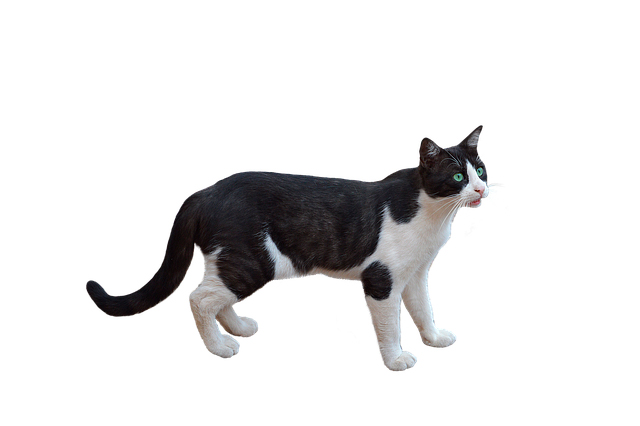
#> input picture imagenes/a jpeg/gato2.jpg, 640 x 426 px, found by its file name
$ jupyter execute --allow-errors bordes_objetos.ipynb
#> lines starting #> are read from the running program, lines starting #| are printed output that depends on the picture; after the words box and inside, x2 and y2 are one past the last pixel; in counts of white or black regions, pixels touching at a corner belong together
REGIONES CONECTIVIDAD Y FRONTERAS

[cell 1]
import cv2
import numpy as np
import matplotlib.pyplot as plt

imagen=cv2.imread(r"D:\Franz Caballero\Procesamiento de imagenes\Actividades\Ejercicios python\imagenes\a jpeg\gato2.jpg")
#> imagen is the input picture: shape (426, 640, 3); mean B, G, R 228.9, 228.6, 229.1
img_gray=cv2.cvtColor(imagen,cv2.COLOR_BGR2GRAY)
img_blur=cv2.GaussianBlur(img_gray,(7,7),0)
_,binarizada=cv2.threshold(img_blur,0,255,cv2.THRESH_BINARY_INV+cv2.THRESH_OTSU)
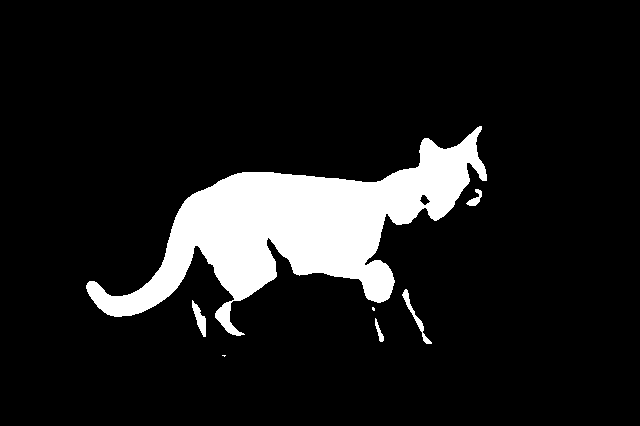
#> binarizada: shape (426, 640); 10.9% white; 7 white regions (2 under 20 px)
#regiones
cant,region=cv2.connectedComponents(binarizada)
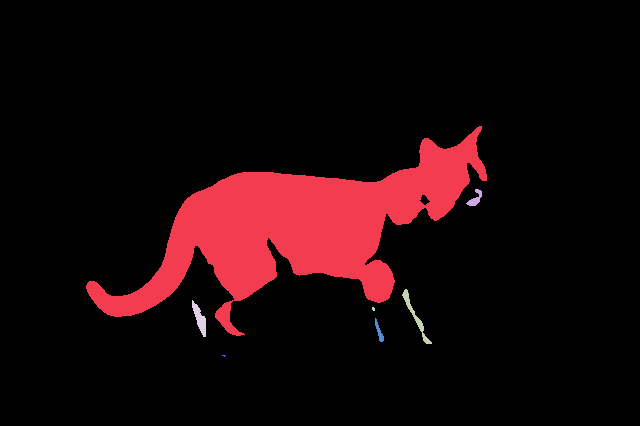
#> region: shape (426, 640) int32; 8 distinct labels, from 0 to 7; one colour per label, 0 black
#> cant = 8
colores = np.random.randint(0, 255, size=(cant, 3), dtype=np.uint8)
#> colores = [[172, 10, 127], [140, 47, 170], [196, 151, 117], [166, 22, 183], [192, 204, 33], [216, 67, 179], [78, 154, 251], [82, 162, 219]]

colores[0]=[0,0,0]
color_region=colores[region]
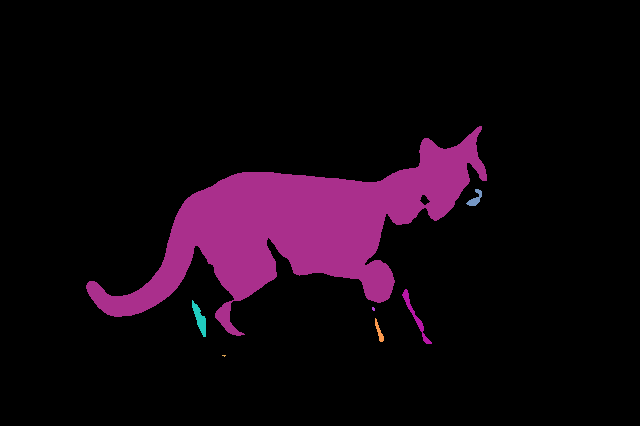
#> color_region: shape (426, 640, 3); mean of channels 0, 1, 2 15.3, 5.3, 18.4; drawn as B, G, R
#fronteras
contorno,_=cv2.findContours(binarizada,cv2.RETR_EXTERNAL,cv2.CHAIN_APPROX_SIMPLE)
#> contorno = 7 contours, 2 with area under 20; largest, box (x1, y1, x2, y2) and area: (86, 126, 487, 336) 28298, (402, 289, 432, 344) 201, (192, 300, 206, 337) 198, (466, 189, 482, 206) 95, (375, 318, 384, 342) 61
lineas=cv2.drawContours(np.zeros_like(img_gray),contorno,-1,255,2)
#> lineas: shape (426, 640); 2.2% white; 7 white regions (1 under 20 px), largest, box (x1, y1, x2, y2) and area: (85, 125, 488, 337) 4922, (401, 288, 433, 345) 415, (191, 299, 207, 338) 266, (465, 188, 483, 207) 177, (374, 317, 385, 343) 152, (371, 306, 376, 312) 26
plt.figure(figsize=(15, 5))

plt.subplot(1, 3, 1)
plt.title("Imagen Original")
plt.imshow(cv2.cvtColor(imagen, cv2.COLOR_BGR2RGB))
plt.axis("off")

plt.subplot(1, 3, 2)
plt.title("Regiones")
plt.imshow(color_region)
plt.axis("off")

plt.subplot(1, 3, 3)
plt.title("Fronteras")
plt.imshow(lineas, cmap='gray')
plt.axis("off")

plt.tight_layout()
plt.show()
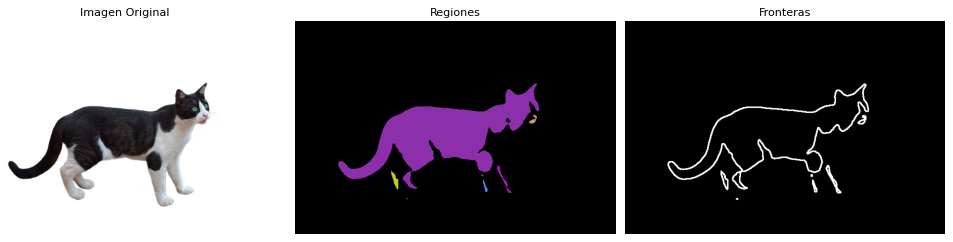
#> figure drawn by matplotlib, 3 panels

Distancias

[cell 2]
import cv2
import numpy as np
import matplotlib.pyplot as plt

imagen = np.zeros((300, 300), dtype=np.uint8)
imagen[50:150, 50:100] = 1
imagen[150:200, 50:150] = 1

def distancia(img_binarizada):
    invertir = 1 - img_binarizada

    # Euclidiana
    dist_eucli = cv2.distanceTransform(img_binarizada, cv2.DIST_L2, 5)
    # Cityblock (L1)
    dist_city = cv2.distanceTransform(img_binarizada, cv2.DIST_L1, 3)
    # Chessboard (L∞)
    dist_ches = cv2.distanceTransform(img_binarizada, cv2.DIST_C, 3)

    return dist_eucli, dist_city, dist_ches
def normalizar(dist):
    return cv2.normalize(dist, None, 0, 255, cv2.NORM_MINMAX).astype(np.uint8)
eucli, city, ches = distancia(imagen)
norm_enclu = normalizar(eucli)
norm_city = normalizar(city)
norm_ches = normalizar(ches)
plt.figure(figsize=(18, 5))
plt.subplot(1, 5, 1)
plt.title("Imagen Binaria (L)")
plt.imshow(imagen, cmap='gray')
plt.axis("off")
plt.subplot(1, 5, 2)
plt.title("Distancia Euclidiana")
plt.imshow(norm_enclu, cmap='jet')
plt.axis("off")
plt.subplot(1, 5, 3)
plt.title("Distancia Cityblock (L1)")
plt.imshow(norm_city, cmap='jet')
plt.axis("off")
plt.subplot(1, 5, 4)
plt.title("Distancia Chessboard (L∞)")
plt.imshow(norm_ches, cmap='jet')
plt.axis("off")

# Mostrar todo junto
plt.tight_layout()
plt.show()
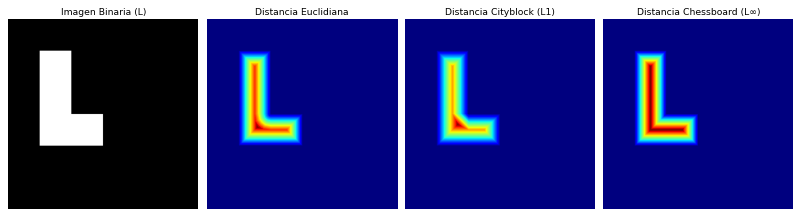
#> figure drawn by matplotlib, 4 panels

Contadores

[cell 3]
import cv2
import numpy as np
import matplotlib.pyplot as plt
from skimage import measure

def contar(image):
    gray=cv2.cvtColor(image,cv2.COLOR_BGR2GRAY)
    _, binary = cv2.threshold(gray, 0, 255, cv2.THRESH_BINARY + cv2.THRESH_OTSU)
#> binary: shape (426, 640); 89.1% white; 63 black regions (55 under 20 px), largest, box (x1, y1, x2, y2) and area: (86, 125, 487, 337) 28578, (401, 287, 446, 347) 348, (190, 299, 208, 340) 285
    etiquetar = measure.label(binary, connectivity=2)
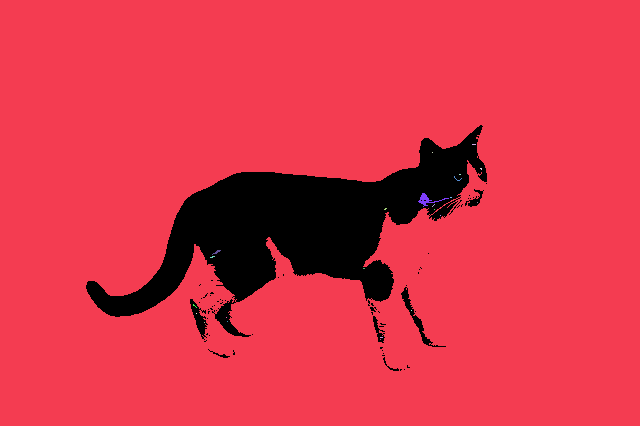
#> etiquetar: shape (426, 640) int64; 25 distinct labels, from 0 to 24; one colour per label, 0 black
    num = np.max(etiquetar)
#> num = 24
    return num

imagen=cv2.imread(r"D:\Franz Caballero\Procesamiento de imagenes\Actividades\Ejercicios python\imagenes\a jpeg\gato2.jpg")
contarr=contar(imagen)
#> contarr = 24
plt.imshow(cv2.cvtColor(imagen,cv2.COLOR_BGR2RGB))
plt.title(f"cantidad de objetos:{contarr}")
plt.show()

Tarea mostrar la region y bordes de los conteos

[cell 4]
import cv2
import numpy as np
import matplotlib.pyplot as plt
from skimage import measure, color

def mostrar_regiones_y_contar_objetos(imagen):
    img_gray = cv2.cvtColor(imagen, cv2.COLOR_BGR2GRAY)
    img_blur = cv2.GaussianBlur(img_gray, (7, 7), 0)
    _, binarizada = cv2.threshold(img_blur, 0, 255, cv2.THRESH_BINARY_INV + cv2.THRESH_OTSU)

    etiquetas = measure.label(binarizada, connectivity=2)
    cantidad_objetos = np.max(etiquetas)
    imagen_coloreada = color.label2rgb(etiquetas, bg_label=0, bg_color=(0, 0, 0), kind='overlay')
    contornos, _ = cv2.findContours(binarizada, cv2.RETR_EXTERNAL, cv2.CHAIN_APPROX_SIMPLE)
    imagen_con_contornos = imagen.copy()
    cv2.drawContours(imagen_con_contornos, contornos, -1, (0, 255, 0), 2)

    plt.figure(figsize=(15, 5))

    plt.subplot(1, 3, 1)
    plt.title("Imagen Original con Contornos")
    plt.imshow(cv2.cvtColor(imagen_con_contornos, cv2.COLOR_BGR2RGB))
    plt.axis("off")

    plt.subplot(1, 3, 2)
    plt.title("Regiones en Color")
    plt.imshow(imagen_coloreada)
    plt.axis("off")

    plt.subplot(1, 3, 3)
    plt.title("Binarizada")
    plt.imshow(binarizada, cmap='gray')
    plt.axis("off")

    plt.suptitle(f"Cantidad de objetos detectados: {cantidad_objetos}", fontsize=16)
    plt.tight_layout()
    plt.show()

    return cantidad_objetos


imagen = cv2.imread(r"D:\Franz Caballero\Procesamiento de imagenes\Actividades\Ejercicios python\imagenes\original\objetos.jpg")
#> (the rest of this cell did not finish here and is left out)

etiquetado normal

[cell 5]
import cv2
import numpy as np
import matplotlib.pyplot as plt
from skimage import measure
def etiquetar(img):
    #tiene que estar umbralizado
    _,imgU=cv2.threshold(img,128,255,cv2.THRESH_BINARY)
    #encontrar los contornos
    contorno,_=cv2.findContours(imgU,cv2.RETR_EXTERNAL,cv2.CHAIN_APPROX_SIMPLE)

    img_etiq=np.zeros_like(img,dtype=np.uint8)
    for i ,contornos in enumerate(contorno):
        cv2.drawContours(img_etiq,[contornos],-1,(i+1),-1)
    return img_etiq
imagen = cv2.imread(r"D:\Franz Caballero\Procesamiento de imagenes\Actividades\Ejercicios python\imagenes\original\objetos.jpg",0)

img_etiquetada = etiquetar(imagen)
#> img_etiquetada = 0

plt.figure(figsize=(10, 5))

plt.subplot(2, 4, 1)
plt.title("Original")
#> (the rest of this cell did not finish here and is left out)

etiquetado con measure

[cell 6]
import cv2
import numpy as np
import matplotlib.pyplot as plt
from skimage import measure
img_gray=cv2.imread(r"D:\Franz Caballero\Procesamiento de imagenes\Actividades\Ejercicios python\imagenes\original\frutas.jpg",0)
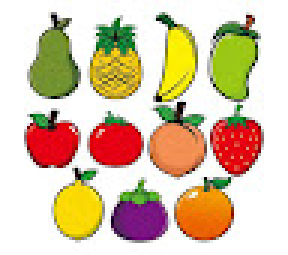
#> input picture imagenes/original/frutas.jpg, 96 x 85 px, found by its file name (shown 3 times larger)
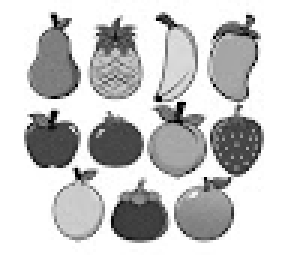
#> img_gray: shape (85, 96) (shown 3 times larger); min 0, max 255, mean 199.3
_,imgbin=cv2.threshold(img_gray,128,255,cv2.THRESH_BINARY)
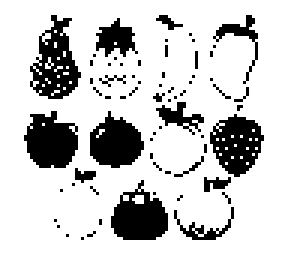
#> imgbin: shape (85, 96) (shown 3 times larger); 79.1% white; 67 black regions (56 under 20 px), largest, box (x1, y1, x2, y2) and area: (10, 5, 27, 33) 251, (8, 37, 26, 56) 248, (37, 60, 56, 80) 241
img_etiq=measure.label(imgbin,connectivity=1)
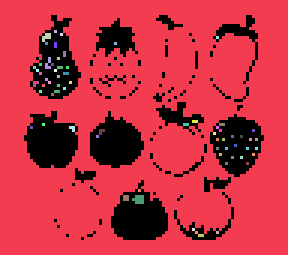
#> img_etiq: shape (85, 96) int64 (shown 3 times larger); 69 distinct labels, from 0 to 68; one colour per label, 0 black
plt.figure(figsize=(10, 5))

plt.subplot(2, 4, 1)
plt.title("Original")
plt.imshow(img_gray, cmap='jet')
plt.axis('off')

plt.subplot(2, 4, 2)
plt.imshow(img_etiq, cmap='jet')
plt.axis('off')

plt.subplot(2, 4, 3)
plt.imshow(img_gray, cmap='gray')
plt.axis('off')

plt.subplot(2, 4, 4)
plt.title("Etiquetada")
plt.imshow(img_etiq, cmap='gray')
plt.axis('off')
plt.show()
